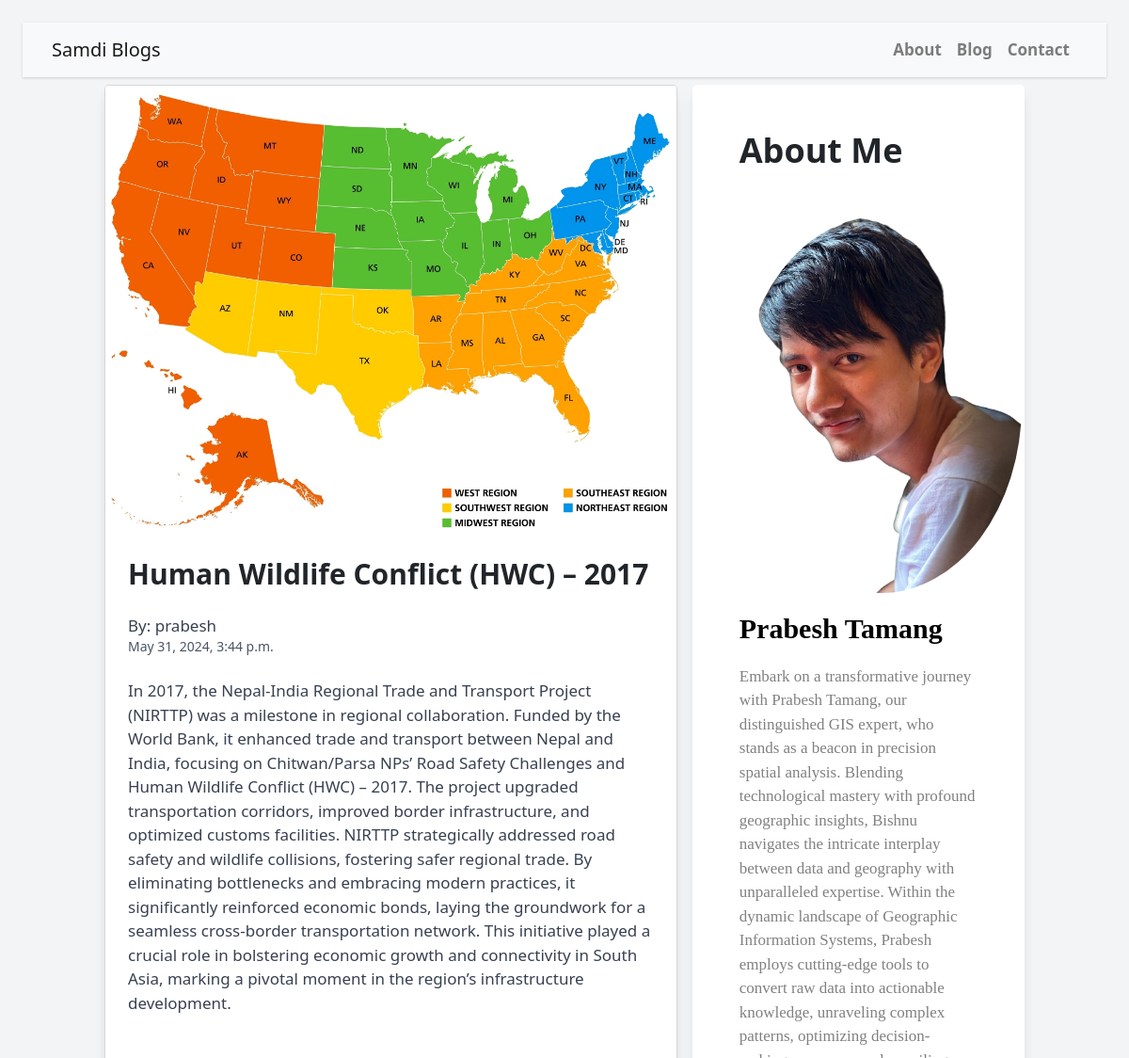
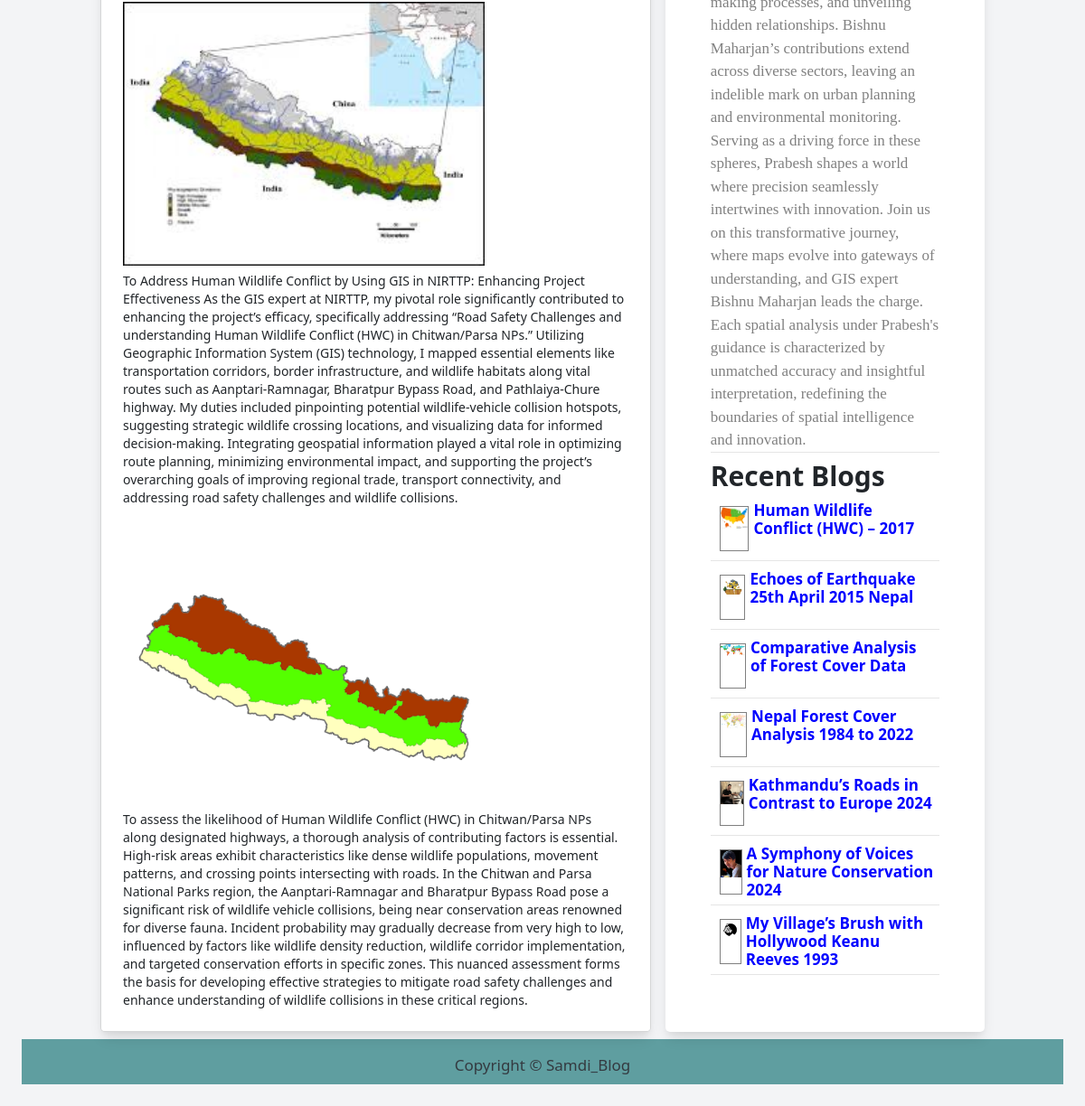
Screenshot of /post/7/ with the database file from the repository (2 pictures, top to bottom).
### blog/models.py (models this page shows, shortened)
class Post(models.Model):
    title = models.CharField(max_length=200, unique=True)
    slug = models.CharField(max_length=200, unique=True)
    author = models.ForeignKey(User, on_delete=models.CASCADE, related_name='blog_posts')
    updated_on = models.DateTimeField(auto_now=True)
    content = models.TextField()
    created_on = models.DateTimeField(auto_now_add=True)
    status = models.IntegerField(choices=STATUS, default=0)
    titleImage = models.ImageField(upload_to='images/', blank=True, null=True)
    first = models.TextField(default='')
    firstImage = models.ImageField(upload_to='images/', blank=True, null=True)
    second = models.TextField(default='')
    secondImage = models.ImageField(upload_to='images/', blank=True, null=True)
    class Meta:
        ordering = ['-created_on']

class About(models.Model):
    full_name =models.CharField(max_length=200, unique=False)
    about =models.TextField()
    created_on = models.DateTimeField(auto_now_add=True)
    updated_on = models.DateTimeField(auto_now=True)
    profile_pic = models.ImageField(upload_to='images/',blank=True,null=True)
    class Meta:
        ordering=['-created_on']

### blog/views.py (the view)
# urls.py: path('post/<int:pk>/', views.post_detail, name='post_detail'),
def post_detail(request, pk):
    about=About.objects.all()
    post = get_object_or_404(Post, pk=pk)
    posts= Post.objects.filter(status=1)
    return render(request, 'post_detail.html', {'post': post,'about':about,'posts':posts})

### blog/templates/post_detail.html (shortened to what this page needs)
{% extends "base.html" %}
{% block content %}
<!DOCTYPE html>
<html lang="en">
<head>
    <link href="https://cdn.jsdelivr.net/npm/tailwindcss@2.2.19/dist/tailwind.min.css" rel="stylesheet">
</head>
<body class="bg-gray-100 p-6">
    <div class="container mx-auto ">
        <div class="bg-red main">
            <div class="bg-gray-100 m-2 shadow-lg rounded-sm overflow-hidden card">
                <div class="bg-white">
                    {% if post.titleImage %}
                    <img src="{{ post.titleImage.url }}" alt="{{ post.title }}" class="w-full object-cover transition-transform duration-300 zoom">
                    {% endif %}
                    <div class="p-4">
                        <h1 class="text-3xl font-bold">{{ post.title }}</h1>
                        <p class="text-gray-700 mt-4">By: {{ post.author }}</p>
                        <p class="text-gray-600 text-sm mb-4">{{ post.created_on }}</p>
                        <p class="text-gray-700">{{ post.content }}</p>
                    </div>
                    <div class="p-4 detail">
                        {% if post.firstImage %}
                        <div class="zoom-container">
                            <img src="{{ post.firstImage.url }}" alt="{{ post.title }}" class="zoom-img">
                        </div>
                        {% endif %}
                        <p class="text-sm">{{ post.first }}</p>
                    </div>
                    <div class="p-4 detail">
                        {% if post.secondImage %}
                        <div class="zoom-container">
                            <img src="{{ post.secondImage.url }}" alt="{{ post.title }}" class="zoom-img">
                        </div>
                        {% endif %}
                        <p class="text-sm">{{ post.second }}</p>
                    </div>
                </div>
            </div>
            {% for aboutme in about%}
            <div class="bg-white m-2 shadow-lg rounded-sm overflow-hidden aboutme">
                <h1 class="text-4xl font-bold">About Me </h1>
                <div class="profile" style="background-image: url('{{aboutme.profile_pic.url}}');">
                </div>
                <h2>{{aboutme.full_name}}</h2>
                <p>{{aboutme.about}}</p>
                <hr>
                <h1 class="text-3xl font-bold mt-2 mb-2"> Recent Blogs</h1>
                {%for post in posts%}
                    <div class="eachpost">
                        <div class="postimage">
                             <img src="{{post.titleImage.url}}" alt="">
                        </div>
                        <a href="{% url 'post_detail' post.pk %}"><h3>{{post.title}}</h3></a>
                </div>
<hr>
                {%endfor%}
            </div>
            {%endfor%}
        </div>
    </div>
</body>
</html>
{%endblock%}

### blog/templates/base.html (style rules this page uses)
body { font-family: "Roboto", sans-serif; font-size: 17px; background-color: #fdfdfd; }

### rows the page displays
Post: titleImage (picture), title "Human Wildlife Conflict (HWC) – 2017", author "prabesh", created_on "May 31, 2024, 3:44 p.m.", content "In 2017, the Nepal-India Regional Trade and Transport Project (NIRTTP) was a milestone in regional collaboration. Funded by the World Bank, it enhanced trade and transport between Nepal and India, focusing on Chitwan/Parsa NPs’ Road Safety Challenges and Human Wildlife Conflict (HWC) – 2017. The project upgraded transportation corridors, improved border infrastructure, and optimized customs facilities. NIRTTP strategically addressed road safety and wildlife collisions, fostering safer regional trade. By eliminating bottlenecks and embracing modern practices, it significantly reinforced economic bonds, laying the groundwork for a seamless cross-border transportation network. This initiative…", firstImage (picture), first "To Address Human Wildlife Conflict by Using GIS in NIRTTP: Enhancing Project Effectiveness As the GIS expert at NIRTTP, my pivotal role significantly contributed to enhancing the project’s efficacy, specifically addressing “Road Safety Challenges and understanding Human Wildlife Conflict (HWC) in Chitwan/Parsa NPs.” Utilizing Geographic Information System (GIS) technology, I mapped essential elements like transportation corridors, border infrastructure, and wildlife habitats along vital routes such as Aanptari-Ramnagar, Bharatpur Bypass Road, and Pathlaiya-Chure highway. My duties included pinpointing potential wildlife-vehicle collision hotspots, suggesting strategic wildlife crossing…", secondImage (picture), second "To assess the likelihood of Human Wildlife Conflict (HWC) in Chitwan/Parsa NPs along designated highways, a thorough analysis of contributing factors is essential. High-risk areas exhibit characteristics like dense wildlife populations, movement patterns, and crossing points intersecting with roads. In the Chitwan and Parsa National Parks region, the Aanptari-Ramnagar and Bharatpur Bypass Road pose a significant risk of wildlife vehicle collisions, being near conservation areas renowned for diverse fauna. Incident probability may gradually decrease from very high to low, influenced by factors like wildlife density reduction, wildlife corridor implementation, and targeted conservation…"
About: profile_pic (picture), full_name "Prabesh Tamang", about "Embark on a transformative journey with Prabesh Tamang, our distinguished GIS expert, who stands as a beacon in precision spatial analysis. Blending technological mastery with profound geographic insights, Bishnu navigates the intricate interplay between data and geography with unparalleled expertise. Within the dynamic landscape of Geographic Information Systems, Prabesh employs cutting-edge tools to convert raw data into actionable knowledge, unraveling complex patterns, optimizing decision-making processes, and unveiling hidden relationships. Bishnu Maharjan’s contributions extend across diverse sectors, leaving an indelible mark on urban planning and environmental monitoring. Serving as…"
Post: titleImage (picture), title "Echoes of Earthquake 25th April 2015 Nepal"
Post: titleImage (picture), title "Comparative Analysis of Forest Cover Data"
Post: titleImage (picture), title "Nepal Forest Cover Analysis 1984 to 2022"
Post: titleImage (picture), title "Kathmandu’s Roads in Contrast to Europe 2024"
Post: titleImage (picture), title "A Symphony of Voices for Nature Conservation 2024"
Post: titleImage (picture), title "My Village’s Brush with Hollywood Keanu Reeves 1993"
